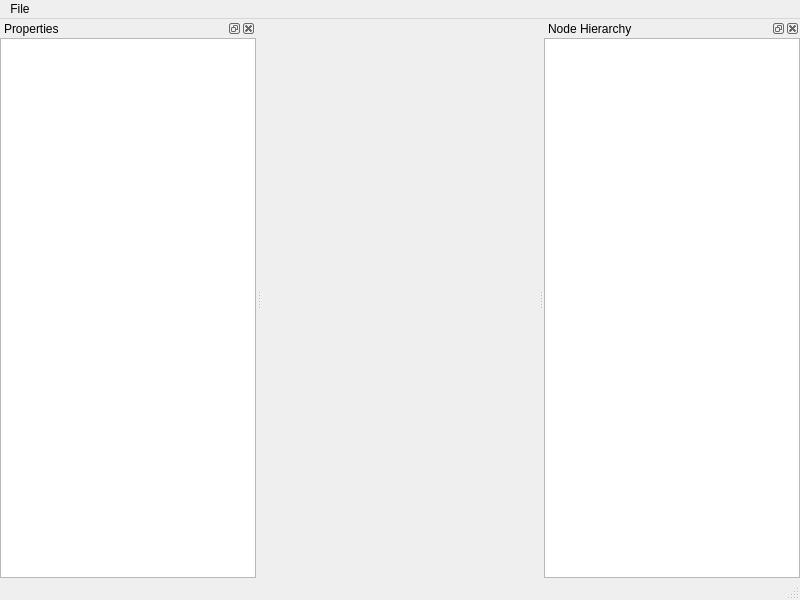
<?xml version="1.0" encoding="UTF-8"?>
<ui version="4.0">
 <class>MainWindow</class>
 <widget class="QMainWindow" name="MainWindow">
  <property name="geometry">
   <rect>
    <x>0</x>
    <y>0</y>
    <width>800</width>
    <height>600</height>
   </rect>
  </property>
  <property name="windowTitle">
   <string>MainWindow</string>
  </property>
  <widget class="QWidget" name="centralwidget">
   <layout class="QVBoxLayout" name="verticalLayout_3">
    <property name="leftMargin">
     <number>0</number>
    </property>
    <property name="topMargin">
     <number>0</number>
    </property>
    <property name="rightMargin">
     <number>0</number>
    </property>
    <property name="bottomMargin">
     <number>0</number>
    </property>
    <item>
     <widget class="QWidget" name="widget" native="true"/>
    </item>
   </layout>
  </widget>
  <widget class="QMenuBar" name="menubar">
   <property name="geometry">
    <rect>
     <x>0</x>
     <y>0</y>
     <width>800</width>
     <height>21</height>
    </rect>
   </property>
   <widget class="QMenu" name="menuFile">
    <property name="title">
     <string>File</string>
    </property>
   </widget>
   <addaction name="menuFile"/>
  </widget>
  <widget class="QStatusBar" name="statusbar"/>
  <widget class="QDockWidget" name="dockWidget">
   <property name="windowTitle">
    <string>Properties</string>
   </property>
   <attribute name="dockWidgetArea">
    <number>1</number>
   </attribute>
   <widget class="QWidget" name="dockWidgetContents">
    <layout class="QVBoxLayout" name="verticalLayout">
     <property name="leftMargin">
      <number>0</number>
     </property>
     <property name="topMargin">
      <number>0</number>
     </property>
     <property name="rightMargin">
      <number>0</number>
     </property>
     <property name="bottomMargin">
      <number>0</number>
     </property>
     <item>
      <widget class="QTableView" name="tableView"/>
     </item>
    </layout>
   </widget>
  </widget>
  <widget class="QDockWidget" name="dockWidget_2">
   <property name="windowTitle">
    <string>Node Hierarchy</string>
   </property>
   <attribute name="dockWidgetArea">
    <number>2</number>
   </attribute>
   <widget class="QWidget" name="dockWidgetContents_2">
    <layout class="QVBoxLayout" name="verticalLayout_2">
     <property name="leftMargin">
      <number>0</number>
     </property>
     <property name="topMargin">
      <number>0</number>
     </property>
     <property name="rightMargin">
      <number>0</number>
     </property>
     <property name="bottomMargin">
      <number>0</number>
     </property>
     <item>
      <widget class="QTreeView" name="treeView"/>
     </item>
    </layout>
   </widget>
  </widget>
 </widget>
 <resources/>
 <connections/>
</ui>
